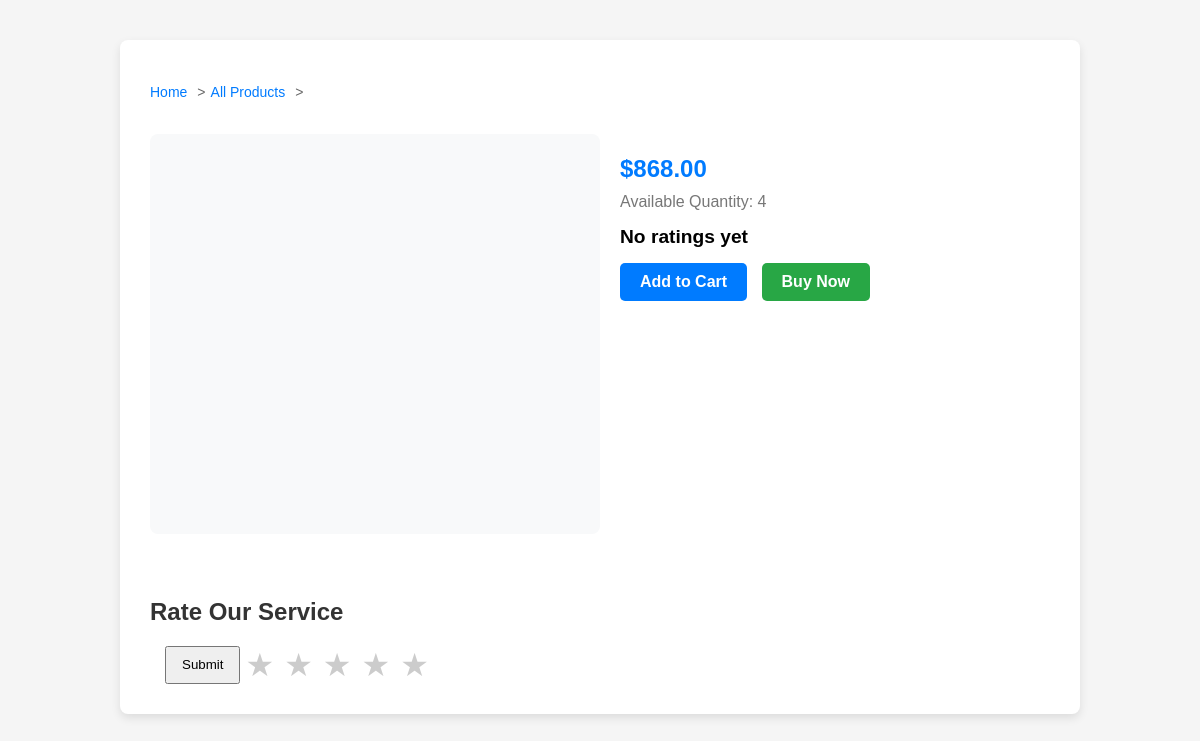
Before: /product/4 with the older database file.
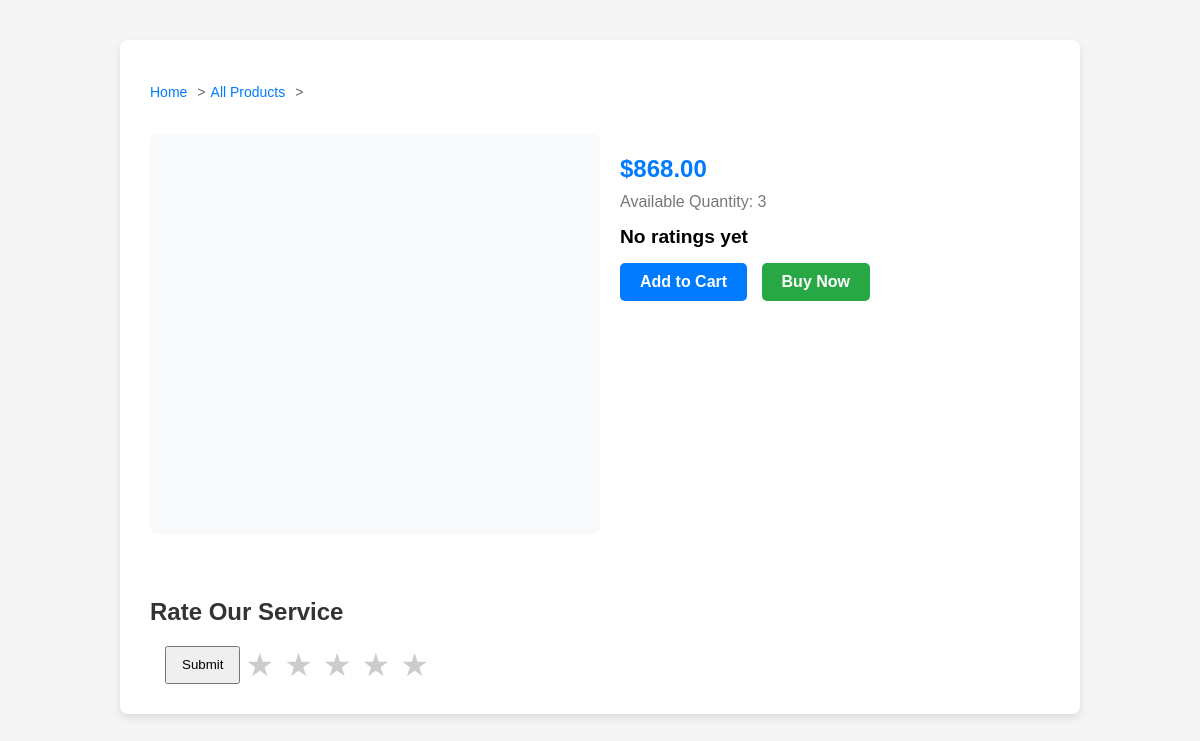
After: the same page with the newer database file.
### app.py (models this page shows)
class Product(db.Model):
    id = db.Column(db.Integer , primary_key=True)
    name = db.Column(db.String , nullable = False)
    description = db.Column(db.String , nullable = False)
    quantity = db.Column(db.String , nullable = False)
    price = db.Column(db.Float ,nullable = False)
    image_url = db.Column(db.String , nullable = False)

### app.py (the view)
@app.route('/product/<int:product_id>')
def product(product_id):
    product = Product.query.get(product_id)
    total_ratings = Rating.query.filter_by(product_id=product_id).count()
    if total_ratings == 0:
        average = 0
    else:
        sum_ratings = db.session.query(db.func.sum(Rating.score)).filter(Rating.product_id == product_id).scalar()
        average = sum_ratings / total_ratings
    return render_template('product.html', product=product, average=round(average, 2), total=total_ratings)

### app.py (called while the page is built)
@app.context_processor
def inject_cart():
    customer = None
    cart = None
    total = 0
    if 'customer_id' in session:
        customer = Customer.query.get(session['customer_id'])
        if customer and customer.cart:
            cart = customer.cart
            total = sum(item.product.price * item.quantity for item in cart.items)
    return dict(cart=cart, total=total)

### templates/product.html (shortened to what this page needs)
<!DOCTYPE html>
<html lang="en">
<head>
</head>
<body>
    <div class="container">
        <nav aria-label="breadcrumb" class="mb-4">
            <ol class="breadcrumb">
                <li class="breadcrumb-item"><a href="{{ url_for('index') }}">Home</a></li>
                <li class="breadcrumb-item"><a href="{{ url_for('index') }}">All Products</a></li>
                <li class="breadcrumb-item active">{{ product.name }}</li>
            </ol>
        </nav>
        <div class="row">
            <div class="col-md-6 mb-4">
                {% if product.image_url %}
                    <img src="{{ product.image_url }}" alt="{{ product.name }}" class="img-fluid rounded" />
                {% else %}
                    <div class="bg-light d-flex align-items-center justify-content-center rounded" style="height: 400px;">
                    </div>
                {% endif %}
            </div>
            <div class="product-info">
                <div class="product-price">${{ "%.2f"|format(product.price) }}</div>
                <div class="product-quantity">Available Quantity: {{ product.quantity }}</div>
                <div id="averageDisplay" style="margin-bottom: 15px; font-weight: bold;">
                    {% if total is not defined or total == 0 %}
                        No ratings yet
                    {% else %}
                        Average Rating: {{ average }} ⭐ ({{ total }} ratings)
                    {% endif %}
                </div>
                <div class="buttons">
                    <a href="{{ url_for('add_to_cart', product_id=product.id) }}" class="btn-add-to-cart">Add to Cart</a>
                    <a href="{{ url_for('buy', product_id=product.id) }}" class="btn-buy-now">Buy Now</a>
                </div>
            </div>
        </div>
        <h2>Rate Our Service</h2>
        <form id="ratingForm" class="star-rating">
            <label for="star5" title="5 stars">&#9733;</label>
            <label for="star4" title="4 stars">&#9733;</label>
            <label for="star3" title="3 stars">&#9733;</label>
            <label for="star2" title="2 stars">&#9733;</label>
            <label for="star1" title="1 star">&#9733;</label>
            <button type="submit" style="margin-left: 15px; padding: 5px 15px;">Submit</button>
        </form>
    </div>
</body>
</html>

Changed rows visible on the page:
changed Product: quantity "4" → "3"
